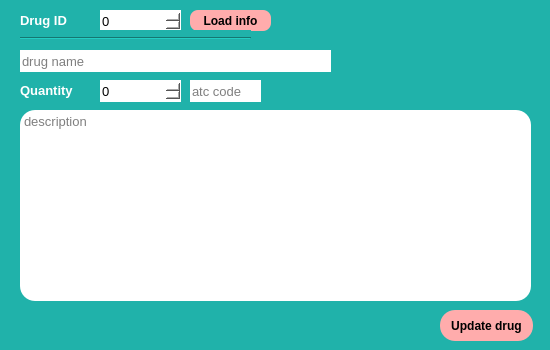
<?xml version="1.0" encoding="UTF-8"?>
<ui version="4.0">
 <class>DrugUpdatingWindow</class>
 <widget class="QDialog" name="DrugUpdatingWindow">
  <property name="geometry">
   <rect>
    <x>0</x>
    <y>0</y>
    <width>550</width>
    <height>350</height>
   </rect>
  </property>
  <property name="minimumSize">
   <size>
    <width>550</width>
    <height>350</height>
   </size>
  </property>
  <property name="maximumSize">
   <size>
    <width>550</width>
    <height>350</height>
   </size>
  </property>
  <property name="windowTitle">
   <string>Drug updating</string>
  </property>
  <property name="windowIcon">
   <iconset>
    <normaloff>../media/logo.png</normaloff>../media/logo.png</iconset>
  </property>
  <property name="styleSheet">
   <string notr="true">background-color: rgb(32, 178, 170);</string>
  </property>
  <widget class="QLabel" name="label_4">
   <property name="geometry">
    <rect>
     <x>20</x>
     <y>10</y>
     <width>71</width>
     <height>21</height>
    </rect>
   </property>
   <property name="font">
    <font>
     <pointsize>10</pointsize>
     <weight>75</weight>
     <bold>true</bold>
    </font>
   </property>
   <property name="styleSheet">
    <string notr="true">color: rgb(255, 255, 255);</string>
   </property>
   <property name="text">
    <string>Drug ID</string>
   </property>
  </widget>
  <widget class="QSpinBox" name="drug_id_spnbox">
   <property name="geometry">
    <rect>
     <x>100</x>
     <y>10</y>
     <width>81</width>
     <height>22</height>
    </rect>
   </property>
   <property name="font">
    <font>
     <pointsize>10</pointsize>
    </font>
   </property>
   <property name="styleSheet">
    <string notr="true">background-color: rgb(255, 255, 255);
color: rgb(0, 0, 0);
border-radius: 15px;</string>
   </property>
   <property name="maximum">
    <number>999999</number>
   </property>
  </widget>
  <widget class="QLabel" name="label_3">
   <property name="geometry">
    <rect>
     <x>20</x>
     <y>80</y>
     <width>81</width>
     <height>21</height>
    </rect>
   </property>
   <property name="font">
    <font>
     <pointsize>10</pointsize>
     <weight>75</weight>
     <bold>true</bold>
    </font>
   </property>
   <property name="styleSheet">
    <string notr="true">color: rgb(255, 255, 255);</string>
   </property>
   <property name="text">
    <string>Quantity</string>
   </property>
  </widget>
  <widget class="QSpinBox" name="quantity_spnbox">
   <property name="geometry">
    <rect>
     <x>100</x>
     <y>80</y>
     <width>81</width>
     <height>22</height>
    </rect>
   </property>
   <property name="font">
    <font>
     <pointsize>10</pointsize>
    </font>
   </property>
   <property name="styleSheet">
    <string notr="true">background-color: rgb(255, 255, 255);
color: rgb(0, 0, 0);
border-radius: 15px;</string>
   </property>
  </widget>
  <widget class="QPlainTextEdit" name="drug_description_fld">
   <property name="geometry">
    <rect>
     <x>20</x>
     <y>110</y>
     <width>511</width>
     <height>191</height>
    </rect>
   </property>
   <property name="font">
    <font>
     <pointsize>10</pointsize>
    </font>
   </property>
   <property name="styleSheet">
    <string notr="true">background-color: rgb(255, 255, 255);
color: rgb(0, 0, 0);
border-radius: 15px;</string>
   </property>
   <property name="maximumBlockCount">
    <number>0</number>
   </property>
   <property name="backgroundVisible">
    <bool>false</bool>
   </property>
   <property name="placeholderText">
    <string>description</string>
   </property>
  </widget>
  <widget class="QPushButton" name="update_drug_btn">
   <property name="geometry">
    <rect>
     <x>440</x>
     <y>310</y>
     <width>93</width>
     <height>31</height>
    </rect>
   </property>
   <property name="font">
    <font>
     <weight>75</weight>
     <bold>true</bold>
    </font>
   </property>
   <property name="styleSheet">
    <string notr="true">QPushButton {
	background-color: rgb(255, 172, 172);
	color: rgb(0, 0, 0);
	border-radius: 15px;
}

QPushButton:pressed {
	background-color: rgb(105, 205, 255);
}</string>
   </property>
   <property name="text">
    <string>Update drug</string>
   </property>
  </widget>
  <widget class="QLineEdit" name="drug_name_fld">
   <property name="geometry">
    <rect>
     <x>20</x>
     <y>50</y>
     <width>311</width>
     <height>22</height>
    </rect>
   </property>
   <property name="font">
    <font>
     <pointsize>10</pointsize>
    </font>
   </property>
   <property name="styleSheet">
    <string notr="true">background-color: rgb(255, 255, 255);
color: rgb(0, 0, 0);
border-radius: 15px;</string>
   </property>
   <property name="maxLength">
    <number>200</number>
   </property>
   <property name="placeholderText">
    <string>drug name</string>
   </property>
  </widget>
  <widget class="QLineEdit" name="drug_atc_fld">
   <property name="geometry">
    <rect>
     <x>190</x>
     <y>80</y>
     <width>71</width>
     <height>22</height>
    </rect>
   </property>
   <property name="font">
    <font>
     <pointsize>10</pointsize>
    </font>
   </property>
   <property name="styleSheet">
    <string notr="true">background-color: rgb(255, 255, 255);
color: rgb(0, 0, 0);
border-radius: 15px;</string>
   </property>
   <property name="inputMask">
    <string/>
   </property>
   <property name="maxLength">
    <number>7</number>
   </property>
   <property name="placeholderText">
    <string>atc code</string>
   </property>
  </widget>
  <widget class="QPushButton" name="get_data_drug_btn">
   <property name="geometry">
    <rect>
     <x>190</x>
     <y>10</y>
     <width>81</width>
     <height>21</height>
    </rect>
   </property>
   <property name="font">
    <font>
     <weight>75</weight>
     <bold>true</bold>
    </font>
   </property>
   <property name="styleSheet">
    <string notr="true">QPushButton {
	background-color: rgb(255, 172, 172);
	color: rgb(0, 0, 0);
	border-radius: 8px;
}

QPushButton:pressed {
	background-color: rgb(105, 205, 255);
}</string>
   </property>
   <property name="text">
    <string>Load info</string>
   </property>
  </widget>
  <widget class="Line" name="line">
   <property name="geometry">
    <rect>
     <x>20</x>
     <y>30</y>
     <width>231</width>
     <height>16</height>
    </rect>
   </property>
   <property name="orientation">
    <enum>Qt::Horizontal</enum>
   </property>
  </widget>
 </widget>
 <resources/>
 <connections/>
</ui>
